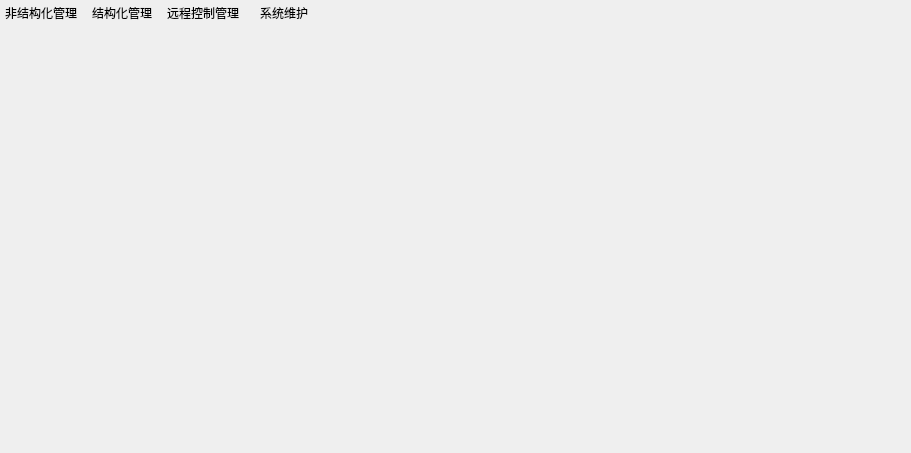
<?xml version="1.0" encoding="UTF-8"?>
<ui version="4.0">
 <class>DDMIModuleUI</class>
 <widget class="QWidget" name="DDMIModuleUI">
  <property name="geometry">
   <rect>
    <x>0</x>
    <y>0</y>
    <width>911</width>
    <height>453</height>
   </rect>
  </property>
  <property name="windowTitle">
   <string>Form</string>
  </property>
  <layout class="QVBoxLayout" name="verticalLayout">
   <property name="spacing">
    <number>2</number>
   </property>
   <property name="leftMargin">
    <number>0</number>
   </property>
   <property name="topMargin">
    <number>0</number>
   </property>
   <property name="rightMargin">
    <number>0</number>
   </property>
   <property name="bottomMargin">
    <number>0</number>
   </property>
   <item>
    <widget class="QWidget" name="w_funcs" native="true">
     <property name="sizePolicy">
      <sizepolicy hsizetype="Preferred" vsizetype="Maximum">
       <horstretch>0</horstretch>
       <verstretch>0</verstretch>
      </sizepolicy>
     </property>
     <property name="styleSheet">
      <string notr="true"/>
     </property>
     <layout class="QHBoxLayout" name="hl_funcs">
      <property name="spacing">
       <number>1</number>
      </property>
      <property name="leftMargin">
       <number>1</number>
      </property>
      <property name="topMargin">
       <number>0</number>
      </property>
      <property name="rightMargin">
       <number>0</number>
      </property>
      <property name="bottomMargin">
       <number>1</number>
      </property>
      <item>
       <widget class="QPushButton" name="btn_unstruct">
        <property name="text">
         <string>非结构化管理</string>
        </property>
        <property name="checkable">
         <bool>false</bool>
        </property>
        <property name="checked">
         <bool>false</bool>
        </property>
        <property name="flat">
         <bool>true</bool>
        </property>
       </widget>
      </item>
      <item>
       <widget class="QPushButton" name="btn_struct">
        <property name="text">
         <string>结构化管理</string>
        </property>
        <property name="checkable">
         <bool>false</bool>
        </property>
        <property name="flat">
         <bool>true</bool>
        </property>
       </widget>
      </item>
      <item>
       <widget class="QPushButton" name="btn_schedule">
        <property name="text">
         <string>远程控制管理</string>
        </property>
        <property name="checkable">
         <bool>false</bool>
        </property>
        <property name="flat">
         <bool>true</bool>
        </property>
       </widget>
      </item>
      <item>
       <widget class="QPushButton" name="btn_sysmanagement">
        <property name="text">
         <string>系统维护</string>
        </property>
        <property name="checkable">
         <bool>false</bool>
        </property>
        <property name="flat">
         <bool>true</bool>
        </property>
       </widget>
      </item>
      <item>
       <spacer name="horizontalSpacer_4">
        <property name="orientation">
         <enum>Qt::Horizontal</enum>
        </property>
        <property name="sizeHint" stdset="0">
         <size>
          <width>40</width>
          <height>20</height>
         </size>
        </property>
       </spacer>
      </item>
     </layout>
    </widget>
   </item>
   <item>
    <widget class="QWidget" name="w_content" native="true">
     <layout class="QHBoxLayout" name="horizontalLayout_8">
      <property name="spacing">
       <number>2</number>
      </property>
      <property name="leftMargin">
       <number>0</number>
      </property>
      <property name="topMargin">
       <number>0</number>
      </property>
      <property name="rightMargin">
       <number>0</number>
      </property>
      <property name="bottomMargin">
       <number>0</number>
      </property>
      <item>
       <widget class="QStackedWidget" name="sw_content">
        <property name="currentIndex">
         <number>-1</number>
        </property>
       </widget>
      </item>
     </layout>
    </widget>
   </item>
  </layout>
 </widget>
 <resources/>
 <connections/>
</ui>
